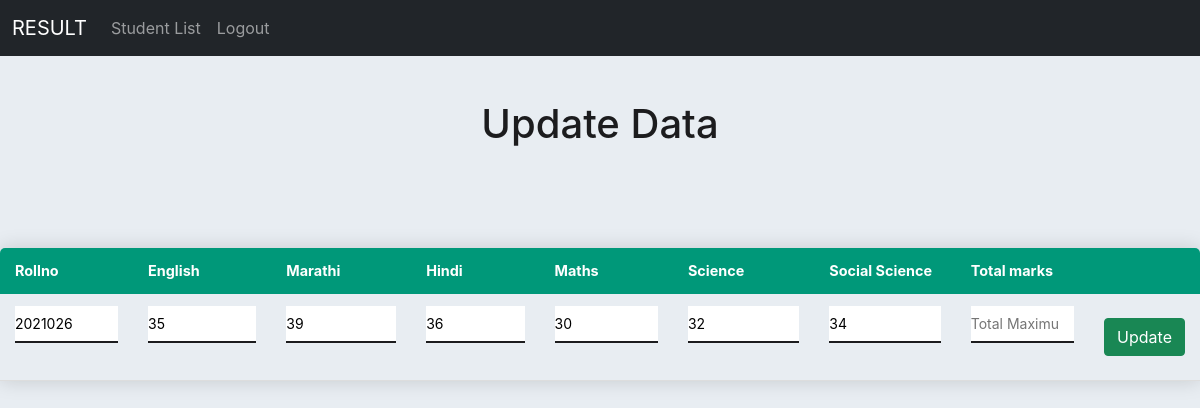
Page /admin/edit.php?id=7 on the committed database.
### tables this page shows
CREATE TABLE `result` (
  `id` int(11) NOT NULL,
  `rollno` int(11) NOT NULL,
  `english` int(10) NOT NULL,
  `marathi` int(10) NOT NULL,
  `hindi` int(10) NOT NULL,
  `maths` int(10) NOT NULL,
  `science` int(10) NOT NULL,
  `socialscience` int(10) NOT NULL,
  `percentage` float NOT NULL,
  `result` varchar(4) NOT NULL
);

### admin/edit.php (the view, shortened to what this page needs)
<?php
include "connect.php";
$id = $_GET['id'];
$qry = mysqli_query($conn,"select * from result where id='$id'");
$data = mysqli_fetch_array($qry);
?>
<!DOCTYPE html>
<html lang="en">
<head>
  <link href="https://cdn.jsdelivr.net/npm/bootstrap@5.1.3/dist/css/bootstrap.min.css" rel="stylesheet">
  <link rel="stylesheet" href="admin.css" type="text/css">
</head>
<body>
    <nav class="navbar navbar-expand-sm bg-dark navbar-dark fixed-top">
        <div class="container-fluid">
            <a class="navbar-brand" href="adminindex.php">RESULT</a>
            <div class="collapse navbar-collapse" id="collapsibleNavbar">
                <ul class="navbar-nav nav-right">
                    <li class="nav-item">
                        <a class="nav-link" href="studentlist.php">Student List</a>
                    </li>
                    <li class="nav-item">
                        <a class="nav-link" href="login.php">Logout</a>
                    </li>
                </ul>
            </div>
        </div>
    </nav>
            <form method="POST" style="text-align: center; margin-top: 100px;">
                <h1>Update Data</h1>
                <table class="content-table">
                    <thead>
                        <tr>
                            <th>Rollno</th>
                            <th>English</th>
                            <th>Marathi</th>
                            <th>Hindi</th>
                            <th>Maths</th>
                            <th>Science</th>
                            <th>Social Science</th>
                            <th>Total marks</th>
                            <th></th>
                        </tr>
                    </thead>
                    <tbody>
                        <tr>
                            <td><input type="text" class="rollno" name="rollno" value="<?php echo $data['rollno'] ?>" placeholder="Roll no..." required></td>
                            <td><input type="number" class="english" name="english" value="<?php echo $data['english'] ?>" placeholder="English..." required></td>
                            <td><input type="number" class="marathi" name="marathi" value="<?php echo $data['marathi'] ?>" placeholder="Marathi..." required></td>
                            <td><input type="number" class="hindi" name="hindi" value="<?php echo $data['hindi'] ?>" placeholder="Hindi..." required></td>
                            <td><input type="number" class="maths" name="maths" value="<?php echo $data['maths'] ?>" placeholder="Maths..." required></td>
                            <td><input type="number" class="science" name="science" value="<?php echo $data['science'] ?>" placeholder="Science..." required></td>
                            <td><input type="number" class="socialscience" name="socialscience" value="<?php echo $data['socialscience'] ?>" placeholder="Social Science..." required></td>
                            <td><input type="number" class="totalmarks" name="totalmarks" placeholder="Total Maximum Marks..." required></td>
                            <td><button class="btn btn-success" name="update">Update</button></td>
                        </tr>
                    </tbody>
                </table>
            </form>
</body>
</html>

### admin/admin.css (style rules this page uses)
* { padding: 0; margin: 0; box-sizing: border-box; font-family:-apple-system, BlinkMacSystemFont, 'Segoe UI', Roboto, Oxygen, Ubuntu, Cantarell, 'Open Sans', 'Helvetica Neue', sans-serif; }
body { background-color: #e8edf2; }
h1 { color: #1c1c1e; margin-bottom: 20px; text-align: center; }
input { border: none; outline: none; border-radius: 0; width: 100%; border-bottom: 2px solid #1c1c1e; margin-bottom: 25px; padding: 7px 0; font-size: 14px; }
button { color: white; background-color: #1c1c1e; border: none; outline: none; border-radius: 2px solid #1c1c1e; font-size: 1rem; padding: 10px; border-radius: 5px; }
.content-table { border-collapse: collapse; margin: 25px 0; font-size: 0.9rem; border-radius: 5px 5px 0 0; min-width: 400px; overflow: hidden; box-shadow: 0 0 20px rgba(0,0,0,0.15); margin-top: 100px; margin-left: auto; margin-right: auto; }
.content-table thead tr { background-color: #009879; color: #fff; text-align: left; }
.content-table th, .content-table td { padding: 12px 15px; }
.content-table tbody tr { border-bottom: 1px solid #dddddd; }

### rows in the picture
result: rollno "2021026", english "35", marathi "39", hindi "36", maths "30", science "32", socialscience "34"
